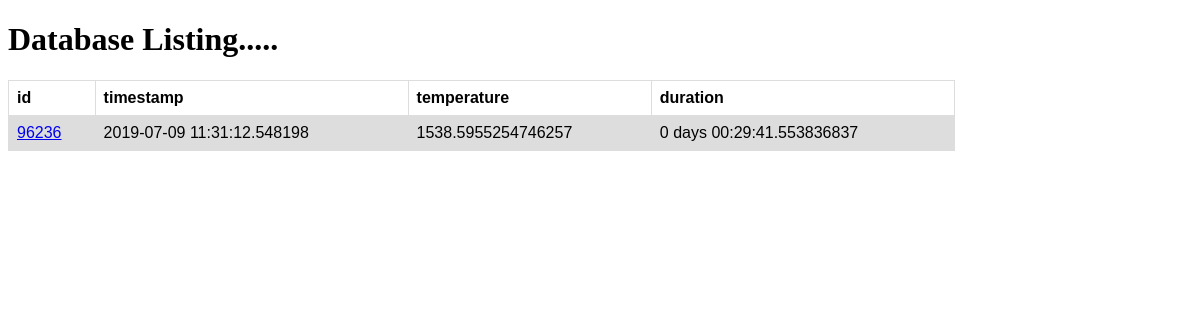
/information/96236, run on the app's committed database.
### tables this page shows
CREATE TABLE data (         id          INTEGER  PRIMARY KEY AUTOINCREMENT,         timestamp   DATETIME,         temperature DOUBLE,         duration    VARCHAR     );

### visualization.py (the view)
@app.route('/information/<int:id>', methods=['GET'])
def idRoute(id):
    dateNow = datetime.now().strftime("%Y-%m-%d, %H:%M:%S.%f'")
    manager.logRecord(dateNow,id)
    dataRequest = manager.getDataFromTable(id)
    return render_template('index.html',  data=dataRequest)

### dataManagement.py (called while the page is built)
    def logRecord(self,timestamp, idrequested):
        try:
            sqlQuery = "INSERT INTO log (timestamp,idrequested) VALUES (?,?)"
            returnInfo = self.executeQuery(sqlQuery,[timestamp, idrequested])
            return returnInfo
        except:
            return False

    def getDataFromTable(self, id = 0):
        sqlQuery = "SELECT * FROM data "
        if id > 0:
            sqlQuery += " WHERE id = ?"
            sqlRequest = self.dataQuery(sqlQuery,[id])
            return sqlRequest
        else:
            sqlRequest = self.dataQuery(sqlQuery)
            return sqlRequest

    def executeQuery(self, query, values = None):
        try:
            conn = db.connect(self.database)
            cursor = conn.cursor()
            if values == None:
                cursor.execute(query)
            else:
                cursor.execute(query, values)
            conn.commit()
            conn.close()
            return True
        except:
            return False

    def dataQuery(self, query, values = None):
            conn = db.connect(self.database)
            cursor = conn.cursor()
            if values == None:
                cursor.execute(query)
            else:
                cursor.execute(query, values)
            cols = [column[0] for column in cursor.description]
            queryData = cursor.fetchall()
            returnData = pd.DataFrame.from_records(data = queryData, columns = cols)
            conn.close()
            return returnData

### visualization.py (called while the page is built)
@app.after_request
def after_request(response):
  response.headers.add('Access-Control-Allow-Origin', '*')
  response.headers.add('Access-Control-Allow-Headers', 'Content-Type,Authorization')
  response.headers.add('Access-Control-Allow-Methods', 'GET')
  return response

### templates/index.html (shortened to what this page needs)
<!doctype html>
<head>
</head>
<body>
    <h1>Database Listing.....</h1>
    <table style="width:80%;">
        <tr>
          <th>id</th>
          <th>timestamp</th>
          <th>temperature</th>
          <th>duration</th>
        </tr>
        {% for index,row in data.iterrows() %}
        <tr>
          <td><a href="information/{{ row['id'] }}"> {{ row['id'] }} </a></td>
          <td>{{ row['timestamp']}}</td>
          <td>{{ row['temperature']}}</td>
          <td>{{ row['duration']}}</td>
        </tr>
        {% endfor %}
      </table>
</body>

### templates/index.html (style rules this page uses)
table { font-family: arial, sans-serif; border-collapse: collapse; width: 100%; }
td, th { border: 1px solid #dddddd; text-align: left; padding: 8px; }
tr:nth-child(even) { background-color: #dddddd; }

### data on the page
data: timestamp "2019-07-09 11:31:12.548198", duration "0 days 00:29:41.553836837"

### other printed values
{{ row['id'] }} "96236"
{{ row['temperature'] }} "1538.5955254746257"
